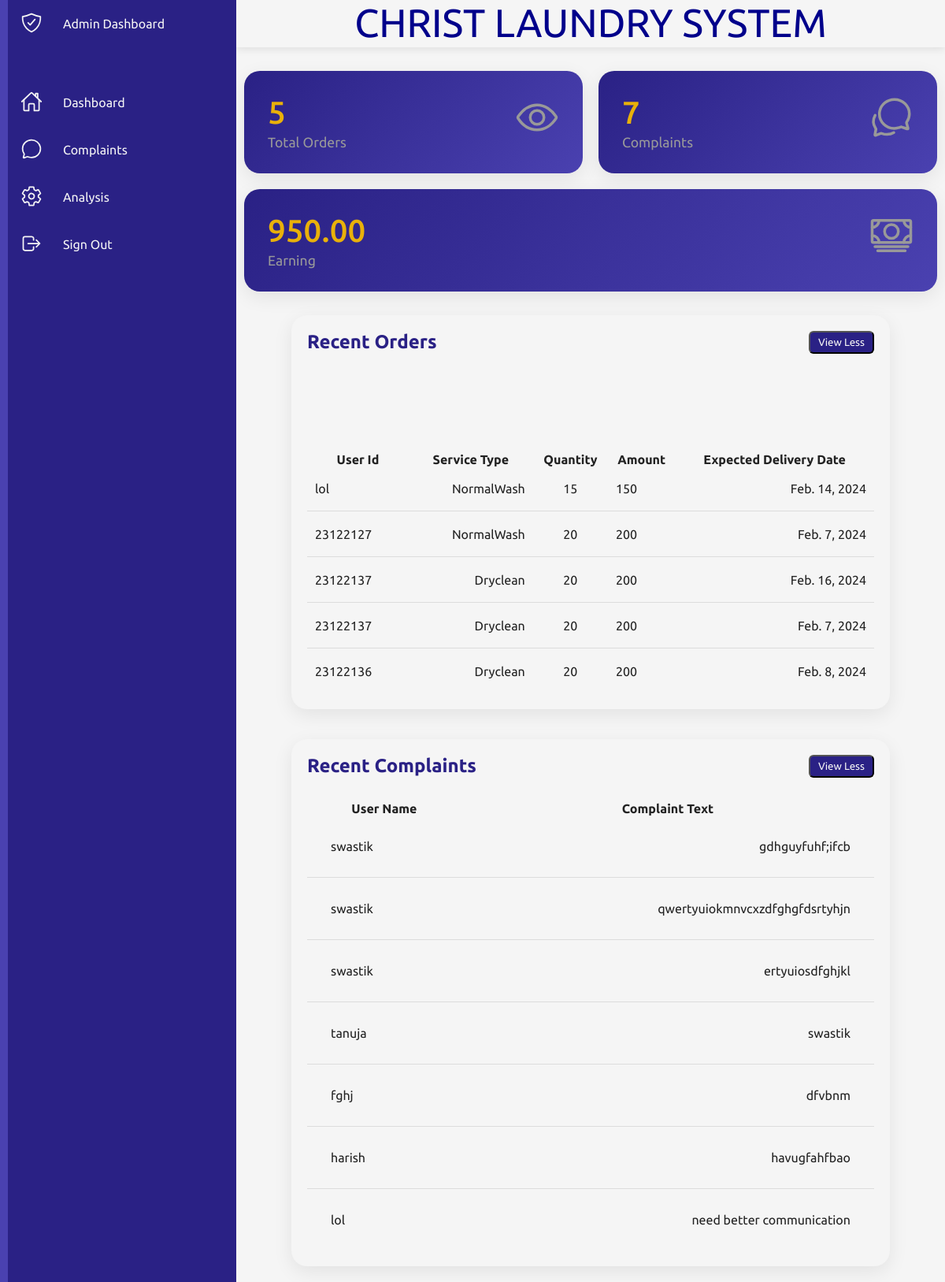
The app's page /dashboard (signed in) with its own data.
### userModule/models.py (models this page shows, shortened)
class Orderstbl(models.Model):
    SERVICE_TYPE_CHOICES = [
        ('Dryclean', 'Dryclean'),
        ('NormalWash', 'NormalWash'),
    ]
    user = models.ForeignKey(Usertbl, on_delete=models.CASCADE,null=False)
    service_type = models.CharField(max_length=20, choices=SERVICE_TYPE_CHOICES,null=False)
    quantity = models.IntegerField()
    amount = models.IntegerField()
    expected_delivery_date = models.DateField()
    payment_completed = models.BooleanField(default=False)

class Usertbl(models.Model):
    USER_TYPE_CHOICES = [
        ('USER', 'user'),
        ('STAFF', 'staff'),
        ('ADMIN', 'admin'),
    ]
    user = models.OneToOneField(User, on_delete=models.CASCADE)
    usertype = models.CharField(max_length=10, choices=USER_TYPE_CHOICES)
    username = models.TextField(max_length=255, blank=False)
    useremail = models.EmailField(max_length=254, unique=True, blank=False, null=False)
    is_staff = models.BooleanField(default=False)  # New Field For Host
    is_admin = models.BooleanField(default=False)  # New Field For Admin

class Complaint(models.Model):
    user_name = models.CharField(max_length=50, blank=False)
    complaint_text = models.TextField(max_length=50, blank=False)

### userModule/views.py (the view)
# urls.py: path("dashboard",dashboard,name="dashboard")
@login_required (login_url='user_login')
def dashboard(request):
    recent_orders = Orderstbl.objects.all().order_by('-id')[:5]
    comp = Complaint.objects.all()
    context = {
        'recent_orders': recent_orders,
        'complaints': comp,
    }
    return render(request, "userM/dashboard.html", context)

### templates/userM/dashboard.html (shortened to what this page needs)
{% extends 'base.html' %}
{% load static%}
{% block content %}
<!DOCTYPE html>
<html lang="en">
<head>
    <link href="{% static 'css/dashboard.css'%}" rel="stylesheet">
</head>
<body>
    <div class="container">
        <div class="navigation">
            <ul>
                <li>
                    <a href="#">
                        <span class="icon">
                            <ion-icon name="shield-checkmark-outline"></ion-icon>
                        </span>
                        <span class="title">Admin Dashboard</span>
                    </a>
                </li>
                <li>
                    <a href="#">
                        <span class="icon">
                            <ion-icon name="home-outline"></ion-icon>
                        </span>
                        <span class="title">Dashboard</span>
                    </a>
                </li>
                <li>
                    <a href="#c">
                        <span class="icon">
                            <ion-icon name="chatbubble-outline"></ion-icon>
                        </span>
                        <span class="title">Complaints</span>
                    </a>
                </li>
                <li>
                    <a href="#">
                        <span class="icon">
                            <ion-icon name="settings-outline"></ion-icon>
                        </span>
                        <span class="title">Analysis</span>
                    </a>
                </li>
                <li>
                    <a href="{% url 'user_login' %}">
                        <span class="icon">
                            <ion-icon name="log-out-outline"></ion-icon>
                        </span>
                        <span class="title">Sign Out</span>
                    </a>
                </li>
            </ul>
        </div>
        <div class="main">
            <div class="topbar">
                <marquee behavior="" direction="right">
                    <div class="content">
                        CHRIST LAUNDRY SYSTEM
                    </div>
                </marquee>
            </div>
            <div class="cardBox" >
                <div class="card">
                    <div>
                        <div class="numbers" id="totalOrders">{{ recent_orders|length }}</div>
                        <div class="cardName">Total Orders</div>
                    </div>
                    <div class="iconBx">
                        <ion-icon name="eye-outline"></ion-icon>
                    </div>
                </div>
                <div class="card">
                    <div>
                        <div class="numbers">{{ complaints|length }}</div>
                        <div class="cardName">Complaints</div>
                    </div>
                    <div class="iconBx">
                        <ion-icon name="chatbubbles-outline"></ion-icon>
                    </div>
                </div>
                <div class="card">
                    <div>
                        <div class="numbers" id="totalEarning">{{ total_earning }}</div>
                        <div class="cardName">Earning</div>
                    </div>
                    <div class="iconBx">
                        <ion-icon name="cash-outline"></ion-icon>
                    </div>
                </div>
            </div>
            <div class="details">
                <div class="recentOrders">
                    <div class="cardHeader">
                        <h2>Recent Orders</h2>
                        <button id="viewAllOrders" class="btn">View Less</button>
                    </div>
                    <table id="recentOrdersTable">
                        <thead>
                            <tr>
                                <th>User Id</th>
                                <th>Service Type</th>
                                <th>Quantity</th>
                                <th>Amount</th>
                                <th>Expected Delivery Date</th>
                            </tr>
                        </thead>
                        <tbody id="recentOrdersBody">
                            {% for order in recent_orders %}
                                <tr class="orderRow">
                                    <td>{{ order.user.username }}</td>
                                    <td>{{ order.service_type }}</td>
                                    <td>{{ order.quantity }}</td>
                                    <td class="amount">{{ order.amount }}</td>
                                    <td>{{ order.expected_delivery_date }}</td>
                                </tr>
                            {% endfor %}
                        </tbody>
                    </table>
                </div>
                <div id="c" class="recentComplaints">
                    <div class="cardHeader">
                        <h2>Recent Complaints</h2>
                        <button id="viewAllComplaints" class="btn">View Less</button>
                    </div>
                    <table id="recentComplaintsTable">
                        <thead>
                            <tr>
                                <th>User Name</th>
                                <th>Complaint Text</th>
                            </tr>
                        </thead>
                        <tbody id="recentComplaintsBody">
                            {% for complaint in complaints %}
                                <tr class="complaintRow">
                                    <td>{{ complaint.user_name }}</td>
                                    <td>{{ complaint.complaint_text }}</td>
                                </tr>
                            {% endfor %}
                        </tbody>
                    </table>
                </div>
            </div>
        </div>
        <div class="container">
        </div>
    </body>
</html>
{% endblock content %}

### templates/base.html (shortened to what this page needs)
<!doctype html>
<html lang="en">
  <head>
  </head>
  <body>
      {% block content %}
      {% endblock content %}
  </body>
</html>

### static/css/dashboard.css (style rules this page uses)
* { font-family: "Ubuntu", sans-serif; margin: 0; padding: 0; box-sizing: border-box; }
:root { --primary-bg: #2a2185; --secondary-bg: #4a41b0; --tertiary-bg: #f5f5f5; --primary-text: #222; --secondary-text: #999; --accent-color: #e9b10a; --success-color: #8de02c; --danger-color: #f00; --info-color: #1795ce; }
body { min-height: 100vh; overflow-x: hidden; background: var(--tertiary-bg); }
.container { position: relative; width: 100%; }
.navigation { position: fixed; width: 300px; height: 100%; background: var(--primary-bg); border-left: 10px solid var(--secondary-bg); transition: 0.5s; overflow: hidden; z-index: 2; }
.navigation ul { position: absolute; top: 0; left: 0; width: 100%; }
.navigation ul li { position: relative; width: 100%; list-style: none; border-top-left-radius: 30px; border-bottom-left-radius: 30px; }
.navigation ul li:nth-child(1) { margin-bottom: 40px; pointer-events: none; }
.navigation ul li a { position: relative; display: block; width: 100%; display: flex; text-decoration: none; color: var(--tertiary-bg); }
.navigation ul li a .icon { position: relative; display: block; min-width: 60px; height: 60px; line-height: 75px; text-align: center; color: var(--tertiary-bg); transition: color 0.3s ease-in-out; }
.navigation ul li a .icon ion-icon { font-size: 1.75rem; }
.navigation ul li a .title { position: relative; display: block; padding: 0 10px; height: 60px; line-height: 60px; text-align: start; white-space: nowrap; }
.main { position: absolute; width: calc(100% - 300px); left: 300px; min-height: 100vh; background: var(--tertiary-bg); transition: 0.5s; }
.topbar { width: 100%; height: 60px; text-align: center; align-items: center; padding: 0 10px; background: var(--tertiary-bg); box-shadow: 0 2px 10px rgba(0, 0, 0, 0.1); }
.cardBox { display: flex; justify-content: space-around; align-items: flex-start; flex-wrap: wrap; margin-top: 20px; }
.card { flex: 1 1 300px; background: linear-gradient(135deg, #2a2185, #4a41b0); padding: 30px; border-radius: 20px; display: flex; justify-content: space-between; align-items: center; cursor: pointer; box-shadow: 0 7px 25px rgba(0, 0, 0, 0.08); transition: background-color 0.3s ease-in-out, transform 0.3s ease-in-out, box-shadow 0.3s ease; margin: 10px; }
.card .numbers { position: relative; font-weight: 500; font-size: 2.5rem; color: var(--accent-color); }
.card .cardName { color: var(--secondary-text); font-size: 1.1rem; margin-top: 5px; }
.card .iconBx { font-size: 3.5rem; color: var(--secondary-text); }
.details { position: relative; width: calc(100% - 100px); padding: 20px; margin-left: 50px; }
.details .recentOrders { position: relative; display: grid; min-height: 500px; background: var(--tertiary-bg); padding: 20px; box-shadow: 0 7px 25px rgba(0, 0, 0, 0.08); border-radius: 20px; }
.details .recentComplaints { position: relative; display: grid; min-height: 500px; background: var(--tertiary-bg); padding: 20px; box-shadow: 0 7px 25px rgba(0, 0, 0, 0.08); border-radius: 20px; margin-top: 5%; }
.details .cardHeader { display: flex; justify-content: space-between; align-items: flex-start; }
.cardHeader h2 { font-weight: 600; color: var(--primary-bg); }
.cardHeader .btn { position: relative; padding: 5px 10px; background: var(--primary-bg); text-decoration: none; color: var(--tertiary-bg); border-radius: 6px; cursor: pointer; transition: background-color 0.3s ease-in-out, color 0.3s ease-in-out; }
.details table { width: 100%; border-collapse: collapse; margin-top: 10px; }
.details .recentOrders table tr { color: var(--primary-text); border-bottom: 1px solid rgba(0, 0, 0, 0.1); }
.details .recentOrders table tr:last-child { border-bottom: none; }
.details .recentOrders table tr td { padding: 10px; }
.details .recentOrders table tr td:last-child { text-align: end; }
.details .recentOrders table tr td:nth-child(2) { text-align: end; }
.details .recentOrders table tr td:nth-child(3) { text-align: center; }
.details .recentComplaints table tr { color: var(--primary-text); border-bottom: 1px solid rgba(0, 0, 0, 0.1); }
.details .recentComplaints table tr:last-child { border-bottom: none; }
.details .recentComplaints table tr td { padding: 30px; }
.details .recentComplaints table tr td:last-child { text-align: end; }
.details .recentComplaints table tr td:nth-child(2) { text-align: end; }
.cardHeader { text-align: center; margin-bottom: 20px; }
.content { font-size: 50px; color: darkblue; }

### records on screen
Orderstbl: user.username "lol", service_type "NormalWash", quantity "15", amount "150", expected_delivery_date "Feb. 14, 2024"
Orderstbl: user.username "23122127", service_type "NormalWash", quantity "20", amount "200", expected_delivery_date "Feb. 7, 2024"
Orderstbl: user.username "23122137", service_type "Dryclean", quantity "20", amount "200", expected_delivery_date "Feb. 16, 2024"
Orderstbl: user.username "23122137", service_type "Dryclean", quantity "20", amount "200", expected_delivery_date "Feb. 7, 2024"
Orderstbl: user.username "23122136", service_type "Dryclean", quantity "20", amount "200", expected_delivery_date "Feb. 8, 2024"
Complaint: user_name "swastik", complaint_text "gdhguyfuhf;ifcb"
Complaint: user_name "swastik", complaint_text "qwertyuiokmnvcxzdfghgfdsrtyhjn"
Complaint: user_name "swastik", complaint_text "ertyuiosdfghjkl"
Complaint: user_name "tanuja", complaint_text "swastik"
Complaint: user_name "fghj", complaint_text "dfvbnm"
Complaint: user_name "harish", complaint_text "havugfahfbao"
Complaint: user_name "lol", complaint_text "need better communication"

### other values on screen
{{ recent_orders|length }} "5"
{{ complaints|length }} "7"
